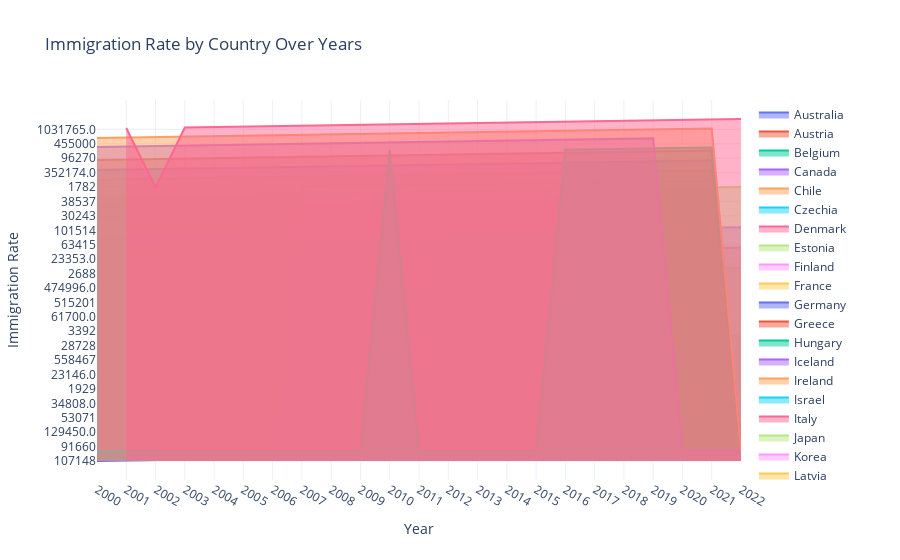

Write notebook code for a chart like this one.
### Code cell
traces = []

# Loop through unique countries
for country in df['Country'].unique():
    # Filter DataFrame for the current country
    df_country = df[df['Country'] == country]
    
    # Create an overlaid area chart for the current country
    trace = go.Scatter(x=df_country['Year'], y=df_country['immigration_rate'], mode='lines', 
                       fill='tozeroy', name=country)
    
    # Append the trace to the list of traces
    traces.append(trace)

# Create the figure
fig = go.Figure(data=traces)

# Update layout
fig.update_layout(title='Immigration Rate by Country Over Years',
                  xaxis_title='Year',
                  yaxis_title='Immigration Rate',
                  template='plotly_white')

# Show the figure
fig.show()
